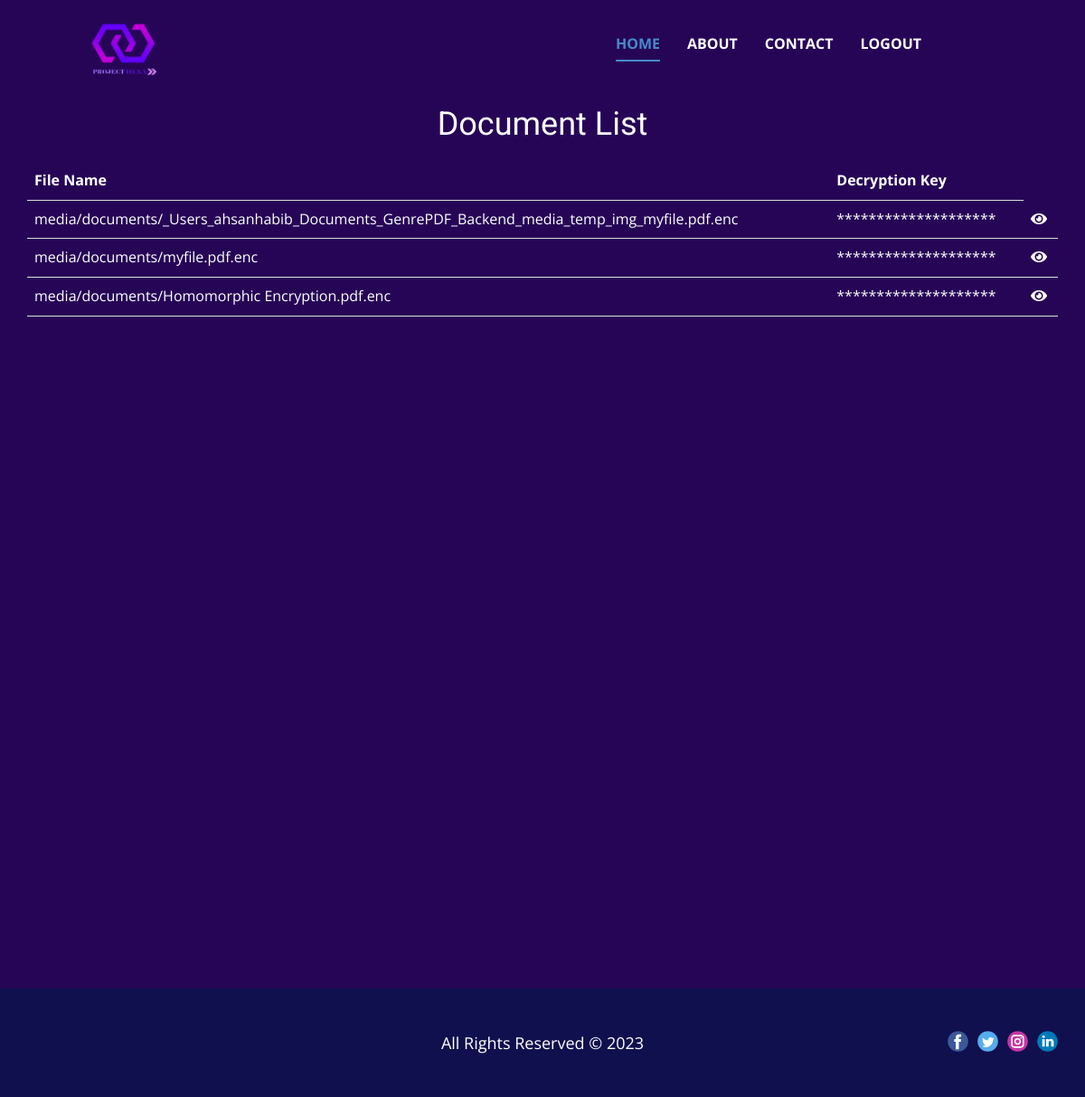
Page /owner/documentList/ (signed in) on the earlier database version.
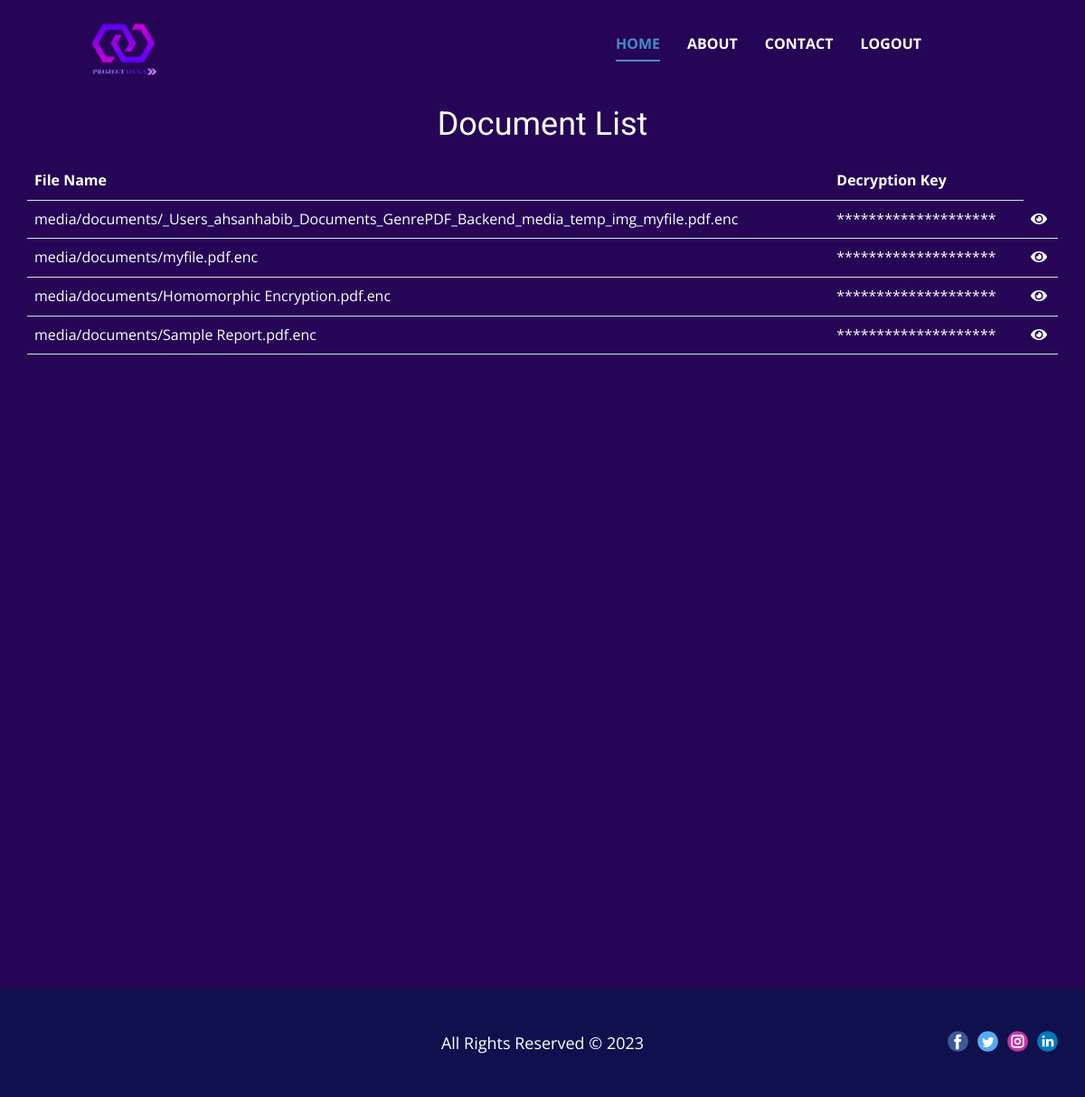
Same page on the later database version.
### Owner/models.py (models this page shows, shortened)
class Document(models.Model):
    owner = models.ForeignKey(User, on_delete=models.CASCADE)
    file = models.FileField(upload_to='documents/')
    key = models.CharField(max_length=200,default='')

### Owner/views.py (the view)
# urls.py: path('documentList/', views.document_list),
def document_list(request):
    documents = Document.objects.filter(owner=request.user)
    return render(request, 'document_list.html', {'documents': documents})

### Templates/document_list.html (shortened to what the changed rows need)
{% load static %}
<!DOCTYPE html>
<html style="font-size: 16px;" lang="en"><head>
    <link rel="stylesheet" type="text/css" href="{% static 'css/OwnerHome.css' %} ">
    <link rel="stylesheet" type="text/css" href="{% static 'css/nicepage.css' %} ">
    <link rel="stylesheet" href="https://cdnjs.cloudflare.com/ajax/libs/font-awesome/5.15.3/css/all.min.css" />
  <meta data-intl-tel-input-cdn-path="intlTelInput/"></head>
  <body class="u-body u-xl-mode" data-lang="en">
    <section class="u-align-center u-clearfix u-custom-color-6 u-section-1" src="" id="sec-d275">
      <div class="u-clearfix u-sheet u-sheet-1">
        {% if documents %}
            <table>
                <tr>
                    <th>File Name</th>
                    <th>Decryption Key</th>
                </tr>
                {% for document in documents %}
                    <tr>
                        <td>{{ document.file.name }}</td>
                        <td id="star_{{ forloop.counter }}">********************</td>
                        <td><i id="eyeIcon_{{ forloop.counter }}" class="fas fa-eye toggle-icon"></i></td>
                    </tr>
                {% endfor %}
            </table>
        {% else %}
            <p>No documents available.</p>
        {% endif %}
     </div>
    </section>
</body></html>

Differences in the rows shown:
added Document: file.name "media/documents/Sample Report.pdf.enc"
